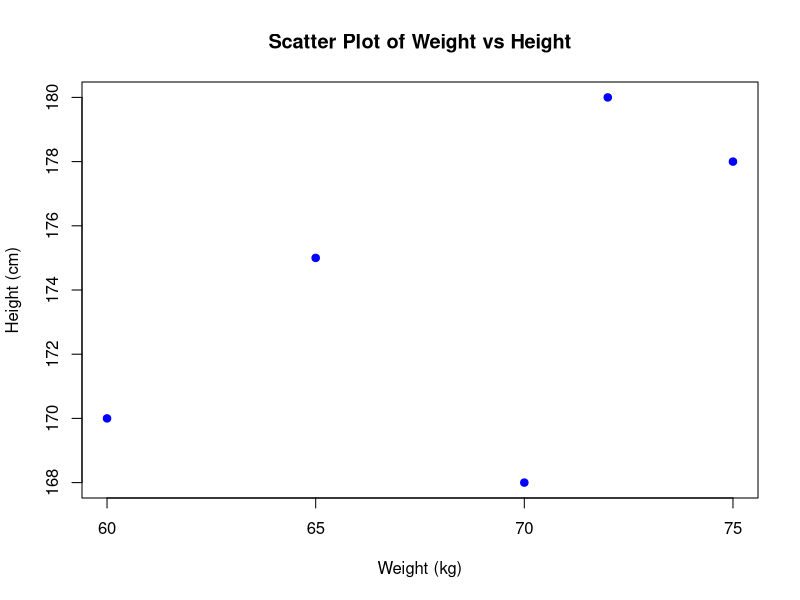

The R source for this figure:
# Sample data
weight <- c(60, 65, 70, 72, 75)
height <- c(170, 175, 168, 180, 178)

# Create scatter plot
plot(weight, height,
     main = "Scatter Plot of Weight vs Height",
     xlab = "Weight (kg)",
     ylab = "Height (cm)",
     pch = 19,       # solid circle

     col = "blue")   # color of points
